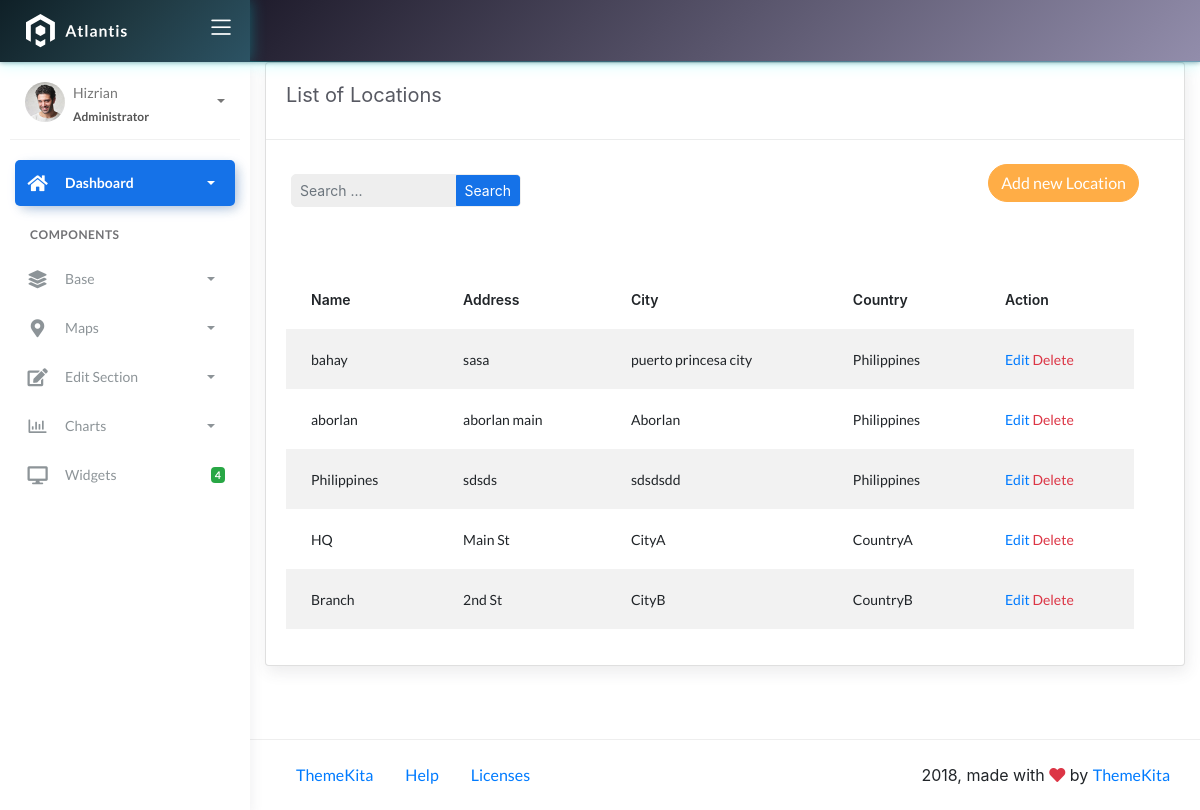
/locations/, run on an earlier commit of the app's database.
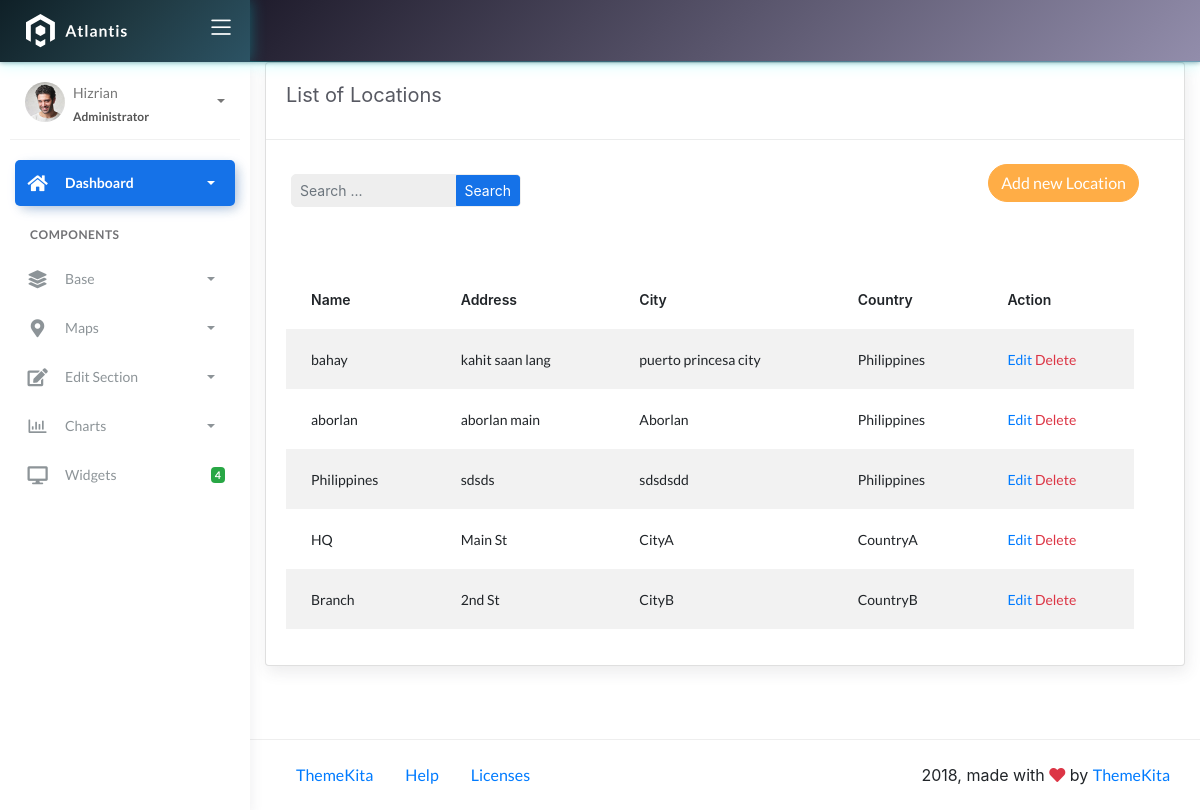
And on a later commit of the database.
### fire/models.py (models this page shows)
class BaseModel(models.Model):
    created_at = models.DateTimeField(auto_now_add=True, db_index=True)
    updated_at = models.DateTimeField(auto_now=True)
    class Meta:
        abstract = True

class Locations(BaseModel):
    name = models.CharField(max_length=150)
    latitude = models.DecimalField(
        max_digits=22, decimal_places=16, null=True, blank=True)
    longitude = models.DecimalField(
        max_digits=22, decimal_places=16, null=True, blank=True)
    address = models.CharField(max_length=150)
    city = models.CharField(max_length=150)
    country = models.CharField(max_length=150)

### fire/views.py (the view, shortened to what this page needs)
# urls.py: path('locations/', LocationListView.as_view(), name='location-list'),
class LocationListView(ListView):
    model = Locations
    template_name = 'location_list.html'
    context_object_name = 'object_list'
    paginate_by = 10
    def get_queryset(self, *args, **kwargs):
        qs = super().get_queryset(*args, **kwargs)
        query = self.request.GET.get("q")
        return qs

### templates/location_list.html (shortened to what this page needs)
{% extends 'base.html' %}
{% load static %}
{% block content %}
<div class="content">
  <div class="container-fluid">
     <div class="row">
      <div class="col-md-12">
        <div class="card">
         <div class="card-header">
           <div class="card-title">List of Locations</div>
        </div>
        <div class="col-md-12 row">
          <div class="col-md-4">
            <form class="navbar-left navbar-form nav-search mr-md-3" action="{% url 'location-list' %}">
              <div class="form-group">
                <div class="input-group">
                  <input type="text" id="search" placeholder="Search ..." class="form-control form-control-sm" name="q" />
                  <div class="input-group-append">
                    <button class="btn btn-sm btn-primary" type="submit">Search</button>
                  </div>
                </div>
              </div>
            </form>
          </div>
        <div class="col-md-2">
         </div>
            <div class="col-md-6">
              <div class="pull-right"> <a href="{% url 'location-add' %}" class="btn btn-warning btn-rounded">Add new Location</a>
        </div>
        </div>
        <div class="card-body">
        <table class="table table-striped mt-3">
        <thead>
            <tr>
              <th scope="col">Name</th>
              <th scope="col">Address</th>
              <th scope="col">City</th>
              <th scope="col">Country</th>
              <th scope="col">Action</th>
            </tr>
            </thead>
            <tbody>
              {% for object in object_list %}
              <tr>
                <td>{{ object.name }}</td>
                <td>{{ object.address }}</td>
                <td>{{ object.city }}</td>
                <td>{{ object.country }}</td>
                <td>
                    <a href="{% url 'location-update' object.id %}">Edit</a>
                    <a href="{% url 'location-delete' object.id %}" class="text-danger">Delete</a>
                </td>
              </tr>
              {% empty %}
              <tr>
                <td colspan="5" style="text-align: center">
                <p class="text-sm font-weight-bold mb-0">No Records Found.</p>
                </td>
            </tr>
              {% endfor %}
              </tbody>
            </table>
           </div>
          </div>
        </div>
      </div>
    </div>
</div>
{% endblock %}

What changed in the data, as far as the page shows it:
changed Locations "bahay": address "sasa" → "kahit saan lang"
